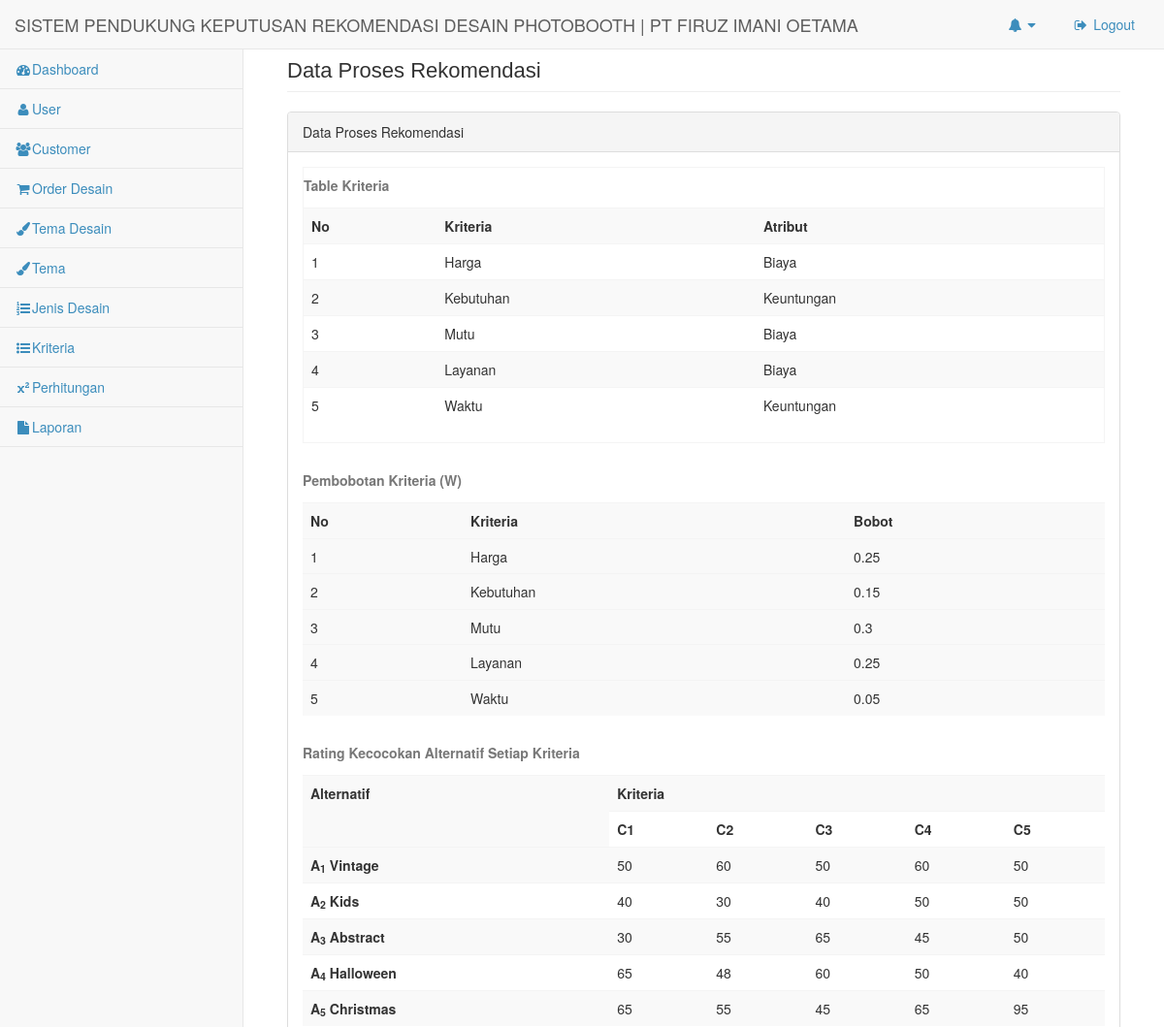
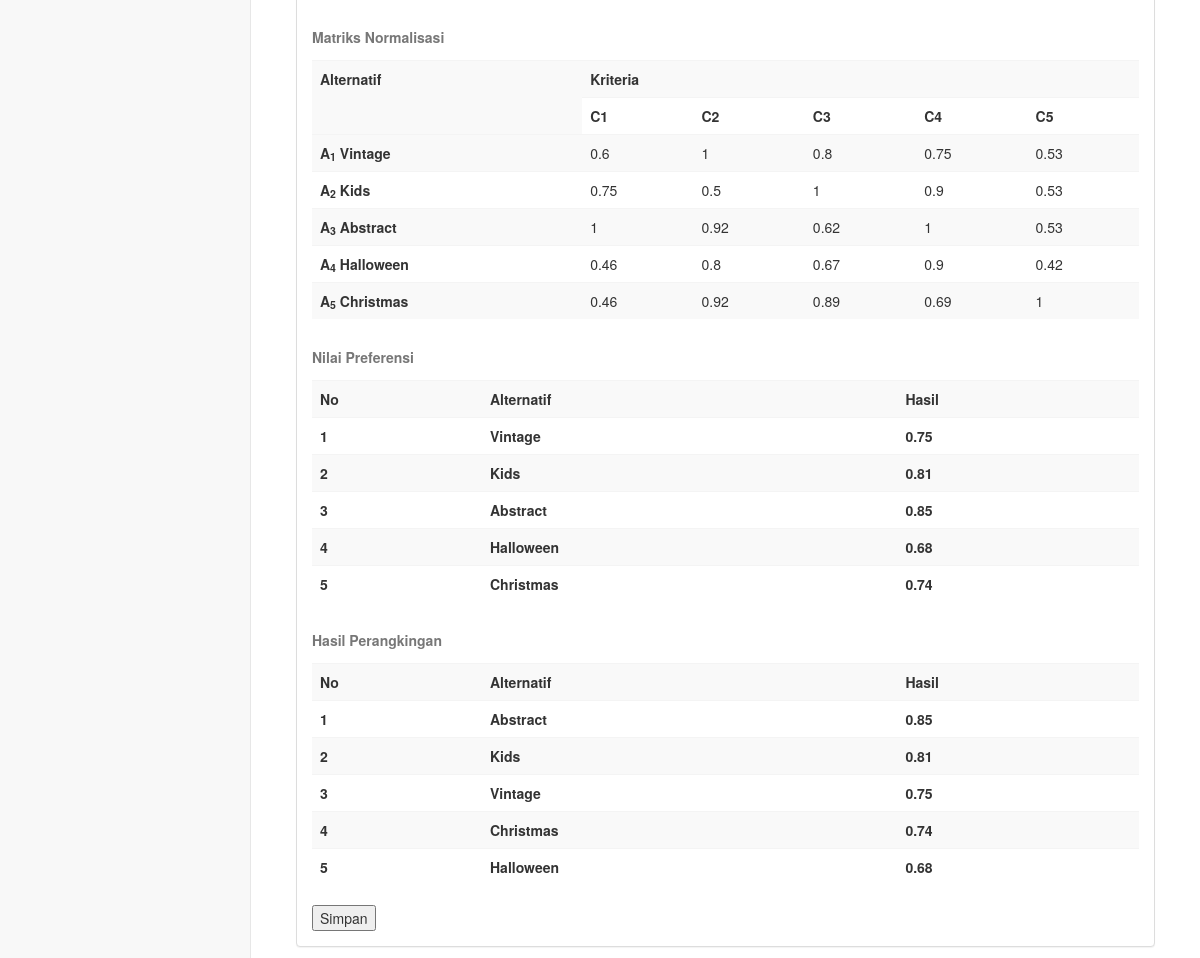
/index.php/admin/data_hasil, run on the app's committed database (2 pictures, top to bottom).
### tables this page shows
CREATE TABLE `kriteria` (
  `id_kriteria` int(11) NOT NULL,
  `id_user` int(11) NOT NULL,
  `kriteria` varchar(20) NOT NULL,
  `bobot` float NOT NULL,
  `nilai_atribut` varchar(20) NOT NULL
);

### application/controllers/admin/data_hasil.php (called while the page is built, shortened)
<?php
class data_hasil extends CI_Controller {
	function __construct()
	{
		$this->load->model('hasil_model');
	}
	public function index()
	{
		$data['title']   = "Data Proses Rekomendasi";
		$data['hasil_model'] = $this->hasil_model->getall();
		$data['tambah'] = "hasil_model/tambah";
		$data['delete'] = "hasil_model/delete/";
		$data['data_kriteria'] = $this->hasil_model->getkriteria();
   		$data['data_bobot_kriteria'] = $this->hasil_model->getbobot_kriteria();
		$data['data_alternative'] = $this->hasil_model->getalternative();
		$data['data_matriks'] = $this->hasil_model->getmatriks();
		$data['data_normalisasi'] = $this->hasil_model->getnormalisasi();
		$v_content['content'] = $this->load->view('admin/inc/v_proses/v_proses_data', $data, true);
		$this->load->view('admin/body',$v_content);
	}
}

### index.php (called while the page is built, shortened)
<?php
require_once BASEPATH.'core/CodeIgniter.php';

### application/models/hasil_model.php (called while the page is built, shortened)
<?php
class hasil_model extends CI_Model
{
	function getkriteria()
	{
		$sql = "SELECT * FROM kriteria";
		$data = $this->db->query($sql);
		return $data->result();
	}
	function getbobot_kriteria()
	{
		$sql =
		"SELECT kriteria, bobot FROM kriteria ORDER BY id_kriteria";
		$data = $this->db->query($sql);
		return $data->result();
	}
function getalternative()
	{
		$sql =
		"SELECT
          a.id_tema,
          b.nama,
          SUM(IF(a.id_kriteria=1,a.nilai,0)) AS C1,
          SUM(IF(a.id_kriteria=2,a.nilai,0)) AS C2,
          SUM(IF(a.id_kriteria=3,a.nilai,0)) AS C3,
          SUM(IF(a.id_kriteria=4,a.nilai,0)) AS C4,
          SUM(IF(a.id_kriteria=5,a.nilai,0)) AS C5
        FROM
          saw_hasil a
          JOIN tema_desain b USING(id_tema)
        GROUP BY a.id_tema
        ORDER BY a.id_tema;";
		$data = $this->db->query($sql);
		return $data->result();
	}
function getmatriks()
  {
    $sql =
    "SELECT a.id_tema,b.nama,
          SUM(IF(a.id_kriteria=1,a.nilai,0)) AS C1,
          SUM(IF(a.id_kriteria=2,a.nilai,0)) AS C2,
          SUM(IF(a.id_kriteria=3,a.nilai,0)) AS C3,
          SUM(IF(a.id_kriteria=4,a.nilai,0)) AS C4,
          SUM(IF(a.id_kriteria=5,a.nilai,0)) AS C5
        FROM
          saw_hasil a
          JOIN tema_desain b USING(id_tema)
        GROUP BY a.id_tema
        ORDER BY a.id_tema ";
        $data = $this->db->query($sql);
    return $data->result();
  }
public function getnormalisasi()
  {
    $sql = "SELECT
           SUM(IF(id_kriteria=1,bobot,0)) AS B1,
            SUM(IF(id_kriteria=2,bobot,0)) AS B2,
            SUM(IF(id_kriteria=3,bobot,0)) AS B3,
            SUM(IF(id_kriteria=4,bobot,0)) AS B4,
            SUM(IF(id_kriteria=5,bobot,0)) AS B5
    FROM kriteria";
    $data = $this->db->query($sql);
    return $data->result_array();
  }
}
?>

### application/views/admin/inc/v_proses/v_proses_data.php (the view, shortened to what this page needs)
<div class="row">
    <div class="col-lg-12">
        <h1 class="page-header"><?=$title?></h1>
    </div>
</div>
<div class="row">
	<div class="col-lg-12">
	    <div class="panel panel-default">
	        <div class="panel-heading">
	            Data Proses Rekomendasi
	        </div>
	        <div class="panel-body">
	        	<div class="table-responsive">
	        		<div class="table table-striped table-bordered table-hover">
	        		<table border='1'>
                              <table class="table table-striped">
                              <caption>
                                <label for="input"><b>Table Kriteria</b></label>
                              </caption>
                              <tr>
                                <th>No</th>
                                <th>Kriteria</th>
                                <th>Atribut</th>
                              </tr>
                              <?php
                              $i=0;
                              foreach ($data_kriteria as $dk) {
                                ?>
                                <tr>
                                    <td class='right'><?php echo ++$i; ?></td>
                                    <td><?php echo $dk->kriteria; ?></td>
                                    <td><?php echo $dk->nilai_atribut; ?></td>
                                  </tr>
                                  <?php
                                }
                              ?>
                      </table>
	        	</div>
	        	<div>
                            <table border='1'>
                              <table class="table table-striped">
                              <caption>
                                <label for="input"><b>Pembobotan Kriteria (W)</b></label>
                              </caption>
                              <tr>
                                <th>No</th>
                                <th>Kriteria</th>
                                <th>Bobot</th>
                              </tr>
                              <?php
                              $i=0;
                              foreach ($data_bobot_kriteria as $dbk) {
                                ?>
                                <tr>
                               <tr class='center'><td><?php echo ++$i; ?></td>
                                    <td><?php echo $dbk->kriteria; ?></td>
                                    <td><?php echo $dbk->bobot; ?></td>
                                      </tr>
                                      <?php
                                    }
                                  ?>
                            </table>
	    				    </div>
	       					 <div>
                            <table border='1'>
                              <table class="table table-striped">
                              <caption>
                                <label for="input"><b>Rating Kecocokan Alternatif Setiap Kriteria</b></label>
                              </caption>
                              <tr>
                                <th rowspan='2'>Alternatif</th>
                                <th colspan='5'>Kriteria</th>
                              </tr>
                              <tr>
                                <th>C1</th>
                                <th>C2</th>
                                <th>C3</th>
                                <th>C4</th>
                                <th>C5</th>
                              </tr>
                              <?php
                              foreach ($data_alternative as $da) {
                              	echo "<tr class='center'>
                                      <th>A<sub>{$da->id_tema}</sub> {$da->nama}</th>
                                      <td>".round($da->C1,2)."</td>
                                      <td>".round($da->C2,2)."</td>
                                      <td>".round($da->C3,2)."</td>
                                      <td>".round($da->C4,2)."</td>
                                      <td>".round($da->C5,2)."</td>
                                    </tr>\n";
                                }
                                ?>
                        </table>
                    </div>
                     <table border='1'>
                              <table class="table table-striped">
                              <caption>
                                <label for="input"><b>Matriks Normalisasi</b></label>
                              </caption>
                              <tr>
                                <th rowspan='2'>Alternatif</th>
                                <th colspan='5'>Kriteria</th>
                              </tr>
                              <tr>
                                <th>C1</th>
                                <th>C2</th>
                                <th>C3</th>
                                <th>C4</th>
                                <th>C5</th>
                              </tr>
                              <?php
                              foreach($data_matriks as $dm){
                              $dt1[] = array(floatval($dm->C1));
                              $dt2[] = array(floatval($dm->C2));
                              $dt3[] = array(floatval($dm->C3));
                              $dt4[] = array(floatval($dm->C4));
                              $dt5[] = array(floatval($dm->C5));
                              }
                              foreach ($data_matriks as $matrs){
                                $normal1 = implode(min($dt1));
                                $normal2 = implode(max($dt2));
                                $normal3 = implode(min($dt3));
                                $normal4 = implode(min($dt4));
                                $normal5 = implode(max($dt5));
                                $pros1 = floatval($normal1/$matrs->C1);
                                $pros2 = floatval($matrs->C2/$normal2);
                                $pros3 = floatval($normal3/$matrs->C3);
                                $pros4 = floatval($normal4/$matrs->C4);
                                $pros5 = floatval($matrs->C5/$normal5);
                                $ps1 = array($pros1);
                                $ps2 = array($pros2);
                                $ps3 = array($pros3);
                                $ps4 = array($pros4);
                                $ps5 = array($pros5);
                                echo "<tr class='center'>
                                      <th>A<sub>{$matrs->id_tema}</sub> {$matrs->nama}</th>
                                      <td>".round($pros1,2)."</td>
                                      <td>".round($pros2,2)."</td>
                                      <td>".round($pros3,2)."</td>
                                      <td>".round($pros4,2)."</td>
                                      <td>".round($pros5,2)."</td>
                                    </tr>\n";
                                    foreach ($data_normalisasi as $value){
                                     $sd2[] = array(
                                      "hitung" => round(($ps1[0]*$value['B1'])+($ps2[0]*$value['B2'])+($ps3[0]*$value['B3'])+($ps4[0]*$value['B4'])+($ps5[0]*$value['B5']),2),
                                      "nama" => ($matrs->nama)
                                      );
                                    }
                              }
                            ?>
                            </table>
                        </div>
                         <div>
                            <table border='1'>
                              <table class="table table-striped">
                              <caption>
                                <label for="input"><b>Nilai Preferensi</b></label>
                              </caption>
                              <tr>
                                <th>No</th>
                                <th>Alternatif</th>
                                <th>Hasil</th>
                              </tr>
                              <?php
                              $no=1;
                              foreach ($sd2 as $key => $fds) {
                                echo "<tr class='center'>
                                       <th>$no</th>
                                       <th>".$fds["nama"]."</th>
                                       <th>".$fds["hitung"]."</th>
                                      </tr>\n";
                                $no++;
                              }
                            ?>
                            </table>
                        </div>
                        <div>
                            <table border='1'>
                              <table class="table table-striped">
                              <caption>
                                <label for="input"><b>Hasil Perangkingan</b></label>
                              </caption>
                              <tr>
                                <th>No</th>
                                <th>Alternatif</th>
                                <th>Hasil</th>
                              </tr>
                              <?php
                              $no=0;
                              foreach ($sd2 as $key => $urutan) {
                                 $ars[] = $urutan;
                                 rsort($ars);
                               }
                               foreach ($ars as $key => $pergi) {
                                  echo "<tr class='center'>
                                        <th>".(++$no)."</th>
                                        <th>".$pergi["nama"]."</th>
                                        <th>".$pergi["hitung"]."</th>
                                      </tr>";
                                }
                            ?>
                            </table>
                            <form method="post" action="#" enctype="multipart/form-data">
                            	<input name="proses_rekomendasi" type="submit" value="Simpan" class="ok2"/>

### data on the page
kriteria: kriteria "Harga", nilai_atribut "Biaya", bobot "0.25"
kriteria: kriteria "Kebutuhan", nilai_atribut "Keuntungan", bobot "0.15"
kriteria: kriteria "Mutu", nilai_atribut "Biaya", bobot "0.3"
kriteria: kriteria "Layanan", nilai_atribut "Biaya", bobot "0.25"
kriteria: kriteria "Waktu", nilai_atribut "Keuntungan", bobot "0.05"

### other printed values
$title "Data Proses Rekomendasi"
$da->id_tema "1"
$da->nama "Vintage"
$da->C1 "50"
$da->C2 "60"
$da->C3 "50"
$da->C4 "60"
$da->C5 "50"
$da->id_tema "2"
$da->nama "Kids"
$da->C1 "40"
$da->C2 "30"
$da->C3 "40"
$da->C4 "50"
$da->id_tema "3"
